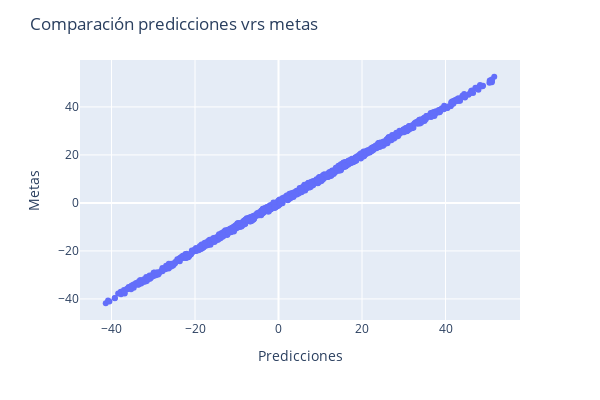

The cell this chart's notebook holds for it:
### Code cell
fig = px.scatter(x = np.squeeze(modelo.predict_on_batch(datos['entradas'])), 
                 y =  np.squeeze(datos['targets']))

fig.update_layout(
    title = "Comparación predicciones vrs metas",
    xaxis_title = "Predicciones",
    yaxis_title = "Metas",
    width = 600,
    height = 400,)

fig.show()

### Figure 1 — Plotly figure (JSON) as saved in the notebook; plotly's stock layout.template omitted (floating-point values rounded to 4 significant figures; data arrays with more than 128 entries replaced by an {"elided": "..."} marker saying what was removed)
{"data": [{"hovertemplate": "x=%{x}<br>y=%{y}<extra></extra>", "legendgroup": "", "marker": {"color": "#636efa", "symbol": "circle"}, "mode": "markers", "name": "", "orientation": "v", "showlegend": false, "type": "scatter", "x": {"elided": "1000 float values"}, "xaxis": "x", "y": {"elided": "1000 float values"}, "yaxis": "y"}], "layout": {"height": 400, "legend": {"tracegroupgap": 0}, "margin": {"t": 60}, "title": {"text": "Comparación predicciones vrs metas"}, "width": 600, "xaxis": {"anchor": "y", "domain": [0, 1], "title": {"text": "Predicciones"}}, "yaxis": {"anchor": "x", "domain": [0, 1], "title": {"text": "Metas"}}}}
